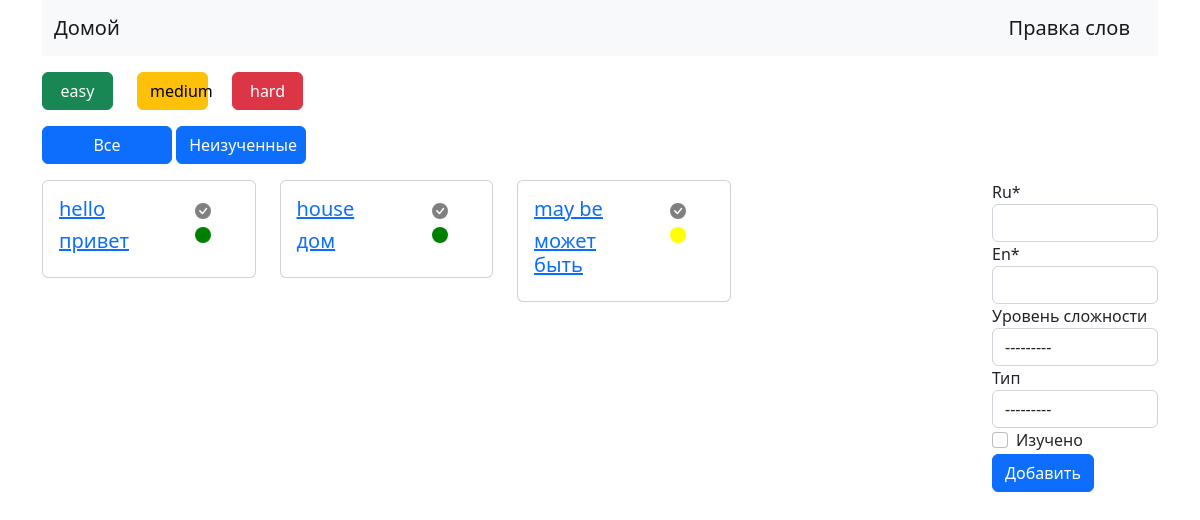
Page /list_word_not_done/ on the committed database.
### main/models.py (models this page shows, shortened)
class Word(models.Model):
    TYPE = (
        ('a', 'глагол'),
        ('b', 'существительное'),
        ('c', 'прилагательное'),
        ('d', 'наречие'),
        ('e', 'местоимение'),
        ('f', 'другое'),
    )
    LEVEL = (
        ('easy', 'легкий'),
        ('medium', 'средний'),
        ('hard', 'сложный'),
    )
    ru = models.CharField(max_length=100, validators=[validate_ru])
    en = models.CharField(max_length=100, validators=[validate_en])
    type = models.CharField(max_length=10, choices=TYPE, blank=True, null=True, verbose_name='Тип')
    level = models.CharField(max_length=10, choices=LEVEL, blank=True, null=True, verbose_name='Уровень сложности')
    time_create = models.DateTimeField(auto_now_add=True)
    done = models.BooleanField('Изучено', default=False)
    language = models.ForeignKey(Language,
                                 on_delete=models.SET_DEFAULT,
                                 default=Language.objects.get(name='English').id,
                                 null=True, blank=True, related_name='words',
                                 verbose_name='Язык')
    class Meta:
        verbose_name = 'Слово'
        verbose_name_plural = 'Слова'
        ordering = ['-time_create', ]

### main/views.py (the view)
# urls.py: path('list_word_not_done/', list_word_not_done, name='list_word_not_done'),
def list_word_not_done(request):
    if request.GET.get('level') is not None:
        words = Word.objects.filter(level=request.GET.get('level'), done=False)
    else:
        words = Word.objects.filter(done=False)
    [add_color(word) for word in words]
    form = WordForm()
    template = 'main/word_list.html'
    return render(request, template, locals())

### main/forms.py
class WordForm(ModelForm):
    class Meta:
        model = Word
        fields = ('ru', 'en', 'level', 'type', 'done')

### main/utils.py (called while the page is built)
def add_color(word):
    if word.level:
        word.level_color = LEVEL_COLORS.get(word.level)
        word.save()

### templates/main/word_list.html (shortened to what this page needs)
{% extends 'main/index.html' %}
{% load crispy_forms_tags %}
{% block content %}
<div class="col mt-3 mb-3">
    <form action="">
        <div class="row">
            <div class="col-1">
                <button class="btn btn-success" style="width:100%" type="submit" name='level' value="easy">easy</button>
            </div>
            <div class="col-1">
                <button class="btn btn-warning" style="width:100%" type="submit" name='level' value="medium">medium
                </button>
            </div>
            <div class="col-1">
                <button class="btn btn-danger" style="width:100%" type="submit" name='level' value="hard">hard</button>
            </div>
        </div>
    </form>
</div>
<a href="{% url 'index' %}" class="btn btn-primary" style="width:130px" role="button">Все</a>
<a href="{% url 'list_word_not_done' %}" class="btn btn-primary" style="width:130px" role="button">Неизученные</a>
<div class="row mt-3">
    <div class="col-10">
        <div class="row">
            {% for word in words %}
            <div class="col-3 mb-3">
                <a href="{% url 'update_word' word.pk %}">
                    <div class="card">
                        <div class="card-body">
                            <div class="row">
                                <div class="col-8">
                                    <h5 class="card-title">{{word.en}}</h5>
                                    <h5 class="card-title">{{word.ru}}</h5>
                                </div>
                                <div class="col">
                                    <br>
                                    <svg xmlns="http://www.w3.org/2000/svg" width="16" height="16" fill="currentColor"
                                         class="bi bi-circle-fill" style="color:{{word.level_color}}"
                                         viewBox="0 0 16 16">
                                        <circle cx="8" cy="8" r="8"/>
                                    </svg>
                                </div>
                            </div>
                        </div>
                    </div>
                </a>
            </div>
            {% endfor %}
        </div>
    </div>
    <div class="col">
        <form action="" method="post">
            {{ form|crispy }}
            <button class="btn btn-primary" type="submit">Добавить</button>
        </form>
    </div>
</div>
{% endblock content %}

### rows in the picture
Word: en "hello", ru "привет", done False (drawn)
Word: en "house", ru "дом", done False (drawn)
Word: en "may be", ru "может быть", done False (drawn)
